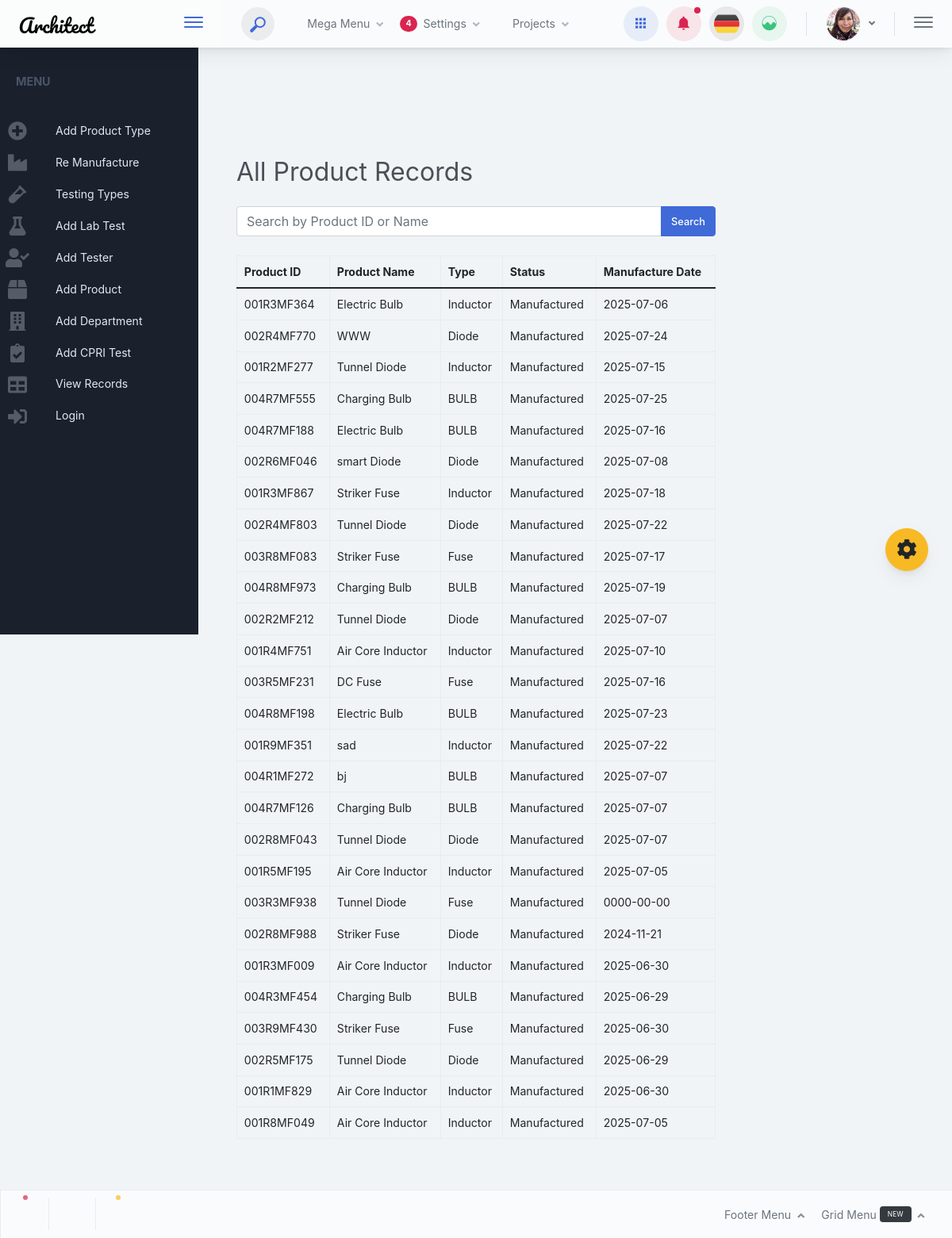
The app's page /view_records.php with its own data.
### tables this page shows
CREATE TABLE `products` (
  `product_id` varchar(20) NOT NULL,
  `product_name` varchar(100) NOT NULL,
  `product_type_id` int(11) NOT NULL,
  `revise_code` varchar(10) DEFAULT NULL,
  `manufacture_no` varchar(20) DEFAULT NULL,
  `manufacture_date` date DEFAULT NULL,
  `status` enum('Manufactured','In Testing','Failed','Approved') DEFAULT 'Manufactured',
  `created_at` timestamp NOT NULL DEFAULT current_timestamp(),
  `updated_at` timestamp NOT NULL DEFAULT current_timestamp() ON UPDATE current_timestamp()
);

CREATE TABLE `product_types` (
  `product_type_id` int(11) NOT NULL,
  `type_name` varchar(100) NOT NULL
);

### php/query.php (called while the page is built, shortened)
<?php
include("php/dbcon.php");
$pdo->setAttribute(PDO::ATTR_ERRMODE, PDO::ERRMODE_EXCEPTION);
if (isset($_GET['search']) && $_GET['search'] !== '') {
    $search = '%' . $_GET['search'] . '%';
    $stmt = $pdo->prepare("
        SELECT p.*, pt.type_name
        FROM products p
        LEFT JOIN product_types pt ON p.product_type_id = pt.product_type_id
        WHERE p.product_id LIKE ? OR p.product_name LIKE ?
        ORDER BY p.created_at DESC
    ");
    $stmt->execute([$search, $search]);
} else {
    $stmt = $pdo->prepare("
        SELECT p.*, pt.type_name
        FROM products p
        LEFT JOIN product_types pt ON p.product_type_id = pt.product_type_id
        ORDER BY p.created_at DESC
    ");
    $stmt->execute();
}
$allProducts = $stmt->fetchAll();

### view_records.php (the view, shortened to what this page needs)
<?php
include("php/query.php");
include("components/header.php");
?>
<div class="container p-5">
    <h2 class="mb-4">All Product Records</h2>
    <form method="GET" class="mb-4">
        <div class="input-group">
            <input type="text" name="search" class="form-control" id="search" placeholder="Search by Product ID or Name" value="<?= htmlspecialchars($_GET['search'] ?? '') ?>">
            <button type="submit" class="btn btn-primary" id="sButton">Search</button>
        </div>
    </form>
    <table class="table table-bordered">
        <thead>
            <tr>
                <th>Product ID</th>
                <th>Product Name</th>
                <th>Type</th>
                <th>Status</th>
                <th>Manufacture Date</th>
            </tr>
        </thead>
        <tbody>
            <?php if (!empty($allProducts)): ?>
                <?php foreach ($allProducts as $product): ?>
                    <tr>
                        <td><?= htmlspecialchars($product['product_id']) ?></td>
                        <td><?= htmlspecialchars($product['product_name']) ?></td>
                        <td><?= htmlspecialchars($product['type_name']) ?></td>
                        <td><?= htmlspecialchars($product['status']) ?></td>
                        <td><?= htmlspecialchars($product['manufacture_date']) ?></td>
                    </tr>
                <?php endforeach; ?>
            <?php else: ?>
                <tr>
                    <td colspan="5">No records found.</td>
                </tr>
            <?php endif; ?>
        </tbody>
    </table>
</div>
<?php include("components/footer.php"); ?>

### records on screen
products: product_id "001R3MF364", product_name "Electric Bulb", product_type.type_name "Inductor", status "Manufactured", manufacture_date "2025-07-06"
products: product_id "002R4MF770", product_name "WWW", product_type.type_name "Diode", status "Manufactured", manufacture_date "2025-07-24"
products: product_id "001R2MF277", product_name "Tunnel Diode", product_type.type_name "Inductor", status "Manufactured", manufacture_date "2025-07-15"
products: product_id "004R7MF555", product_name "Charging Bulb", product_type.type_name "BULB", status "Manufactured", manufacture_date "2025-07-25"
products: product_id "004R7MF188", product_name "Electric Bulb", product_type.type_name "BULB", status "Manufactured", manufacture_date "2025-07-16"
products: product_id "002R6MF046", product_name "smart Diode", product_type.type_name "Diode", status "Manufactured", manufacture_date "2025-07-08"
products: product_id "001R3MF867", product_name "Striker Fuse", product_type.type_name "Inductor", status "Manufactured", manufacture_date "2025-07-18"
products: product_id "002R4MF803", product_name "Tunnel Diode", product_type.type_name "Diode", status "Manufactured", manufacture_date "2025-07-22"
products: product_id "003R8MF083", product_name "Striker Fuse", product_type.type_name "Fuse", status "Manufactured", manufacture_date "2025-07-17"
products: product_id "004R8MF973", product_name "Charging Bulb", product_type.type_name "BULB", status "Manufactured", manufacture_date "2025-07-19"
products: product_id "002R2MF212", product_name "Tunnel Diode", product_type.type_name "Diode", status "Manufactured", manufacture_date "2025-07-07"
products: product_id "001R4MF751", product_name "Air Core Inductor", product_type.type_name "Inductor", status "Manufactured", manufacture_date "2025-07-10"
products: product_id "003R5MF231", product_name "DC Fuse", product_type.type_name "Fuse", status "Manufactured", manufacture_date "2025-07-16"
products: product_id "004R8MF198", product_name "Electric Bulb", product_type.type_name "BULB", status "Manufactured", manufacture_date "2025-07-23"
products: product_id "001R9MF351", product_name "sad", product_type.type_name "Inductor", status "Manufactured", manufacture_date "2025-07-22"
products: product_id "004R1MF272", product_name "bj", product_type.type_name "BULB", status "Manufactured", manufacture_date "2025-07-07"
products: product_id "004R7MF126", product_name "Charging Bulb", product_type.type_name "BULB", status "Manufactured", manufacture_date "2025-07-07"
products: product_id "002R8MF043", product_name "Tunnel Diode", product_type.type_name "Diode", status "Manufactured", manufacture_date "2025-07-07"
products: product_id "001R5MF195", product_name "Air Core Inductor", product_type.type_name "Inductor", status "Manufactured", manufacture_date "2025-07-05"
products: product_id "003R3MF938", product_name "Tunnel Diode", product_type.type_name "Fuse", status "Manufactured", manufacture_date "0000-00-00"
products: product_id "002R8MF988", product_name "Striker Fuse", product_type.type_name "Diode", status "Manufactured", manufacture_date "2024-11-21"
products: product_id "001R3MF009", product_name "Air Core Inductor", product_type.type_name "Inductor", status "Manufactured", manufacture_date "2025-06-30"
products: product_id "004R3MF454", product_name "Charging Bulb", product_type.type_name "BULB", status "Manufactured", manufacture_date "2025-06-29"
products: product_id "003R9MF430", product_name "Striker Fuse", product_type.type_name "Fuse", status "Manufactured", manufacture_date "2025-06-30"
products: product_id "002R5MF175", product_name "Tunnel Diode", product_type.type_name "Diode", status "Manufactured", manufacture_date "2025-06-29"
products: product_id "001R1MF829", product_name "Air Core Inductor", product_type.type_name "Inductor", status "Manufactured", manufacture_date "2025-06-30"
products: product_id "001R8MF049", product_name "Air Core Inductor", product_type.type_name "Inductor", status "Manufactured", manufacture_date "2025-07-05"
